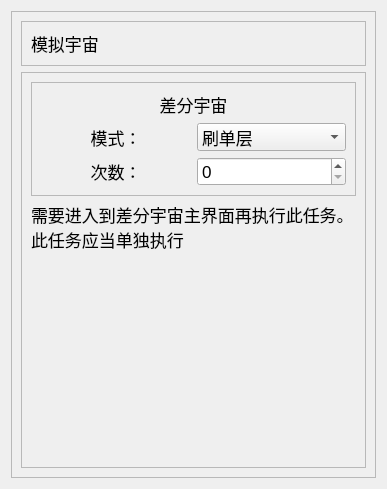
<?xml version="1.0" encoding="UTF-8"?>
<ui version="4.0">
 <class>Form</class>
 <widget class="QWidget" name="Form">
  <property name="geometry">
   <rect>
    <x>0</x>
    <y>0</y>
    <width>387</width>
    <height>489</height>
   </rect>
  </property>
  <property name="sizePolicy">
   <sizepolicy hsizetype="Preferred" vsizetype="Preferred">
    <horstretch>0</horstretch>
    <verstretch>0</verstretch>
   </sizepolicy>
  </property>
  <property name="font">
   <font>
    <pointsize>13</pointsize>
   </font>
  </property>
  <property name="windowTitle">
   <string>Form</string>
  </property>
  <layout class="QVBoxLayout" name="verticalLayout_2">
   <item>
    <widget class="QFrame" name="frame">
     <property name="frameShape">
      <enum>QFrame::Shape::StyledPanel</enum>
     </property>
     <property name="frameShadow">
      <enum>QFrame::Shadow::Raised</enum>
     </property>
     <layout class="QVBoxLayout" name="verticalLayout">
      <item>
       <widget class="QFrame" name="frame_2">
        <property name="sizePolicy">
         <sizepolicy hsizetype="Preferred" vsizetype="Fixed">
          <horstretch>0</horstretch>
          <verstretch>0</verstretch>
         </sizepolicy>
        </property>
        <property name="frameShape">
         <enum>QFrame::Shape::StyledPanel</enum>
        </property>
        <property name="frameShadow">
         <enum>QFrame::Shadow::Raised</enum>
        </property>
        <layout class="QHBoxLayout" name="horizontalLayout_2">
         <item>
          <widget class="QLabel" name="label">
           <property name="text">
            <string>模拟宇宙</string>
           </property>
          </widget>
         </item>
        </layout>
       </widget>
      </item>
      <item>
       <widget class="QFrame" name="frame_3">
        <property name="frameShape">
         <enum>QFrame::Shape::StyledPanel</enum>
        </property>
        <property name="frameShadow">
         <enum>QFrame::Shadow::Raised</enum>
        </property>
        <layout class="QVBoxLayout" name="verticalLayout_3">
         <item>
          <widget class="QFrame" name="frame_4">
           <property name="frameShape">
            <enum>QFrame::Shape::StyledPanel</enum>
           </property>
           <property name="frameShadow">
            <enum>QFrame::Shadow::Raised</enum>
           </property>
           <layout class="QGridLayout" name="gridLayout">
            <item row="0" column="0" colspan="2">
             <widget class="QLabel" name="label_2">
              <property name="text">
               <string>差分宇宙</string>
              </property>
              <property name="alignment">
               <set>Qt::AlignmentFlag::AlignCenter</set>
              </property>
             </widget>
            </item>
            <item row="2" column="1">
             <widget class="QSpinBox" name="times">
              <property name="sizePolicy">
               <sizepolicy hsizetype="Preferred" vsizetype="Preferred">
                <horstretch>0</horstretch>
                <verstretch>0</verstretch>
               </sizepolicy>
              </property>
              <property name="maximum">
               <number>9999</number>
              </property>
             </widget>
            </item>
            <item row="2" column="0">
             <widget class="QLabel" name="label_4">
              <property name="text">
               <string>次数：</string>
              </property>
              <property name="alignment">
               <set>Qt::AlignmentFlag::AlignCenter</set>
              </property>
             </widget>
            </item>
            <item row="1" column="1">
             <widget class="QComboBox" name="game_mode">
              <item>
               <property name="text">
                <string>刷单层</string>
               </property>
              </item>
             </widget>
            </item>
            <item row="1" column="0">
             <widget class="QLabel" name="label_3">
              <property name="text">
               <string>模式：</string>
              </property>
              <property name="alignment">
               <set>Qt::AlignmentFlag::AlignCenter</set>
              </property>
             </widget>
            </item>
           </layout>
          </widget>
         </item>
         <item>
          <widget class="QLabel" name="label_5">
           <property name="text">
            <string>需要进入到差分宇宙主界面再执行此任务。此任务应当单独执行</string>
           </property>
           <property name="wordWrap">
            <bool>true</bool>
           </property>
          </widget>
         </item>
         <item>
          <spacer name="verticalSpacer">
           <property name="orientation">
            <enum>Qt::Orientation::Vertical</enum>
           </property>
           <property name="sizeHint" stdset="0">
            <size>
             <width>20</width>
             <height>40</height>
            </size>
           </property>
          </spacer>
         </item>
        </layout>
       </widget>
      </item>
     </layout>
    </widget>
   </item>
  </layout>
 </widget>
 <resources/>
 <connections/>
</ui>
